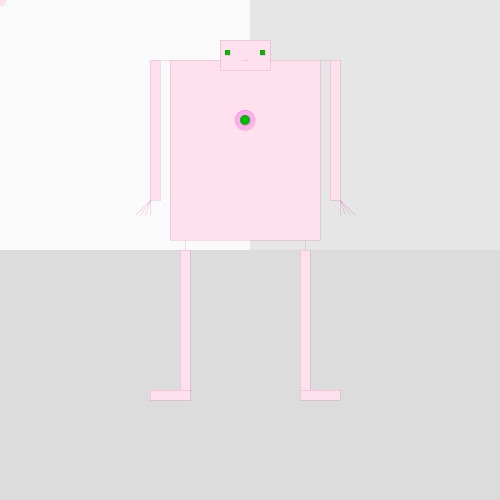
Frame 1 (no input)
Frame 60 (the mouse pressed at the canvas centre just before this capture): identical to frame 1, image omitted
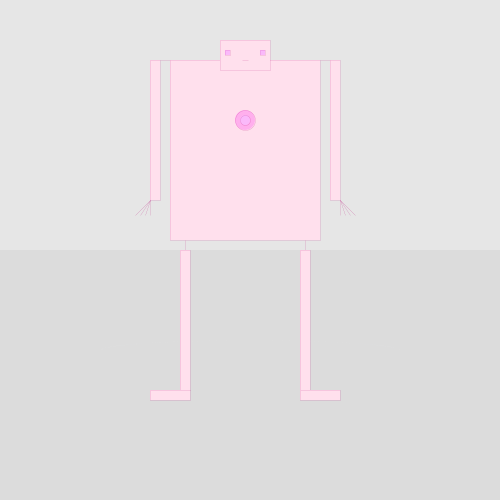
Frame 120 (the mouse held since frame 60 and released just before this capture)

The Processing sketch that drew these frames (run headless with seeded random() and noise(); from frame 60 on, the mouse is pressed at the canvas centre):

// Processing sketch: processing_6564
// ── processing_6564.pde


// "Robotman" By Riaz 
// http://www.ahmedriaz.com

// Boom Varibale 
float boom = 0;

// Robot Heart
boolean button = false;

// Background Varbiables 
float bright0 = 0;
float bright1 = 0;
float bright2 = 0;
float bright3 = 0;

void setup()
{
  size(500, 500);
//  smooth();
  frameRate(30);
}

void draw() 
{ 

  // Background 
  background (256, 256, 256); 

  // back colors
  noStroke();
  fill(0);

  if (mouseX < 250 && mouseY < 250) { 
    bright0 = 255; 
  } 
  else if (mouseX > 250 && mouseY < 250 ) { 
    bright1 = 255;
  } 
  else if(mouseX < 250 && mouseY > 250) {   
    bright2 = 255; 
  } 
  else if (mouseX > 250 && mouseY > 250) { 
    bright3 = 255;
  }

  // All rectangles always fade
if (!button)
{
  bright0 = constrain (bright0 - 1, 230, 250);
  bright1 = constrain (bright1 - 1, 230, 250);
  bright2 = constrain (bright2 - 1, 220, 250);
  bright3 = constrain (bright3 - 1, 220, 250);
}
else 
{
  bright0 = constrain (bright0 - 1, 0, 20);
  bright1 = constrain (bright1 - 1, 0, 20);
  bright2 = constrain (bright2 - 1, 0, 20);
  bright3 = constrain (bright3 - 1, 0, 20);
}  


  // Draw sqaures 
  fill(bright0);
  rect(0,0,250,250);
  fill(bright1);
  rect(250,0,250,250);
  fill(bright2); 
  rect(0,250,250,250);
  fill(bright3);
  rect(250,250,250,250);     


  //Horizon
  stroke(224, 225, 227);
  strokeWeight(0);
  // line (100, 350, 400, 350);
  noFill(); 
  arc(250, 350, 300, 20, PI, PI*2);
  stroke(180, 0, 115);
  strokeWeight(0);
  fill(255,224,237);  

  // Body 
  rect(170, 60, 150, 180);
  fill(255,175,237);
  ellipse(245,120,20,20);  
  fill(mouseX,185,mouseY);
  ellipse(245,120,10,10);
  fill(255,224,237);

  // Robot Heart 
  if ((mouseX > 235 && mouseX < 255)&&(mouseY > 115 && mouseY < 125))
  {
    fill(41,135,255);
    ellipse(245,120,20,20);  
    fill(mouseX,185,mouseY);
    ellipse(245,120,10,10);
    fill(255,224,237);  
  }



  // Head 
  rect(220,40,50,30);    
  fill(mouseX,185,mouseY);
  rect(225,50,5,5);    
  rect(260,50,5,5);    
  line(242,60,248,60);

  // legs
  fill(255,224,237); 
  line(185,240,185,250);
  rect(180,250,10,140);
  rect(190,390,-40,10);  
  line(305,240,305,250);
  rect(300,250,10,140);
  rect(300,390,40,10);   

  // arms
  rect(150, 60, 10, 140);  
  line (160, 60, 170, 60);
  line (150, 200, 150, 215);
  line (150, 200, 145, 215);
  line (150, 200, 140, 215);  
  line (150, 200, 135, 215);  

  rect(330, 60, 10, 140);  
  line (320, 60, 330, 60);
  line (340, 200, 340, 215);
  line (340, 200, 345, 215);
  line (340, 200, 350, 215);  
  line (340, 200, 355, 215);   

  // target ball 

  if(mouseX<width/2)
  {
    ellipseMode(CENTER);
    ellipse(mouseX, mouseY, 10, 10);    
    line(mouseX, mouseY, pmouseX, pmouseY);
  } 
  else if (mouseX > width/2) {
    rectMode(CENTER);
    rect(mouseX, mouseY, 10, 10);
    line(mouseX, mouseY, pmouseX, pmouseY);
    rectMode(CORNER);
  }





}

// Do Something 
void mousePressed()
{ 
  println("Do Doop Dee Boop Bee Doop Dee Do");
  stroke(175,185,255);
  line(225, 50, mouseX, mouseY);
  line(260, 50, mouseX, mouseY);

  boom = random(10, 300);
  ellipse(mouseX-10, mouseY-10, boom, boom);
  ellipse(mouseX-10, mouseY-10, boom, boom);  

  // Look for button
  if ((mouseX > 235 && mouseX < 255)&&(mouseY > 115 && mouseY < 125))
  {
    button = !button;
  }


}
